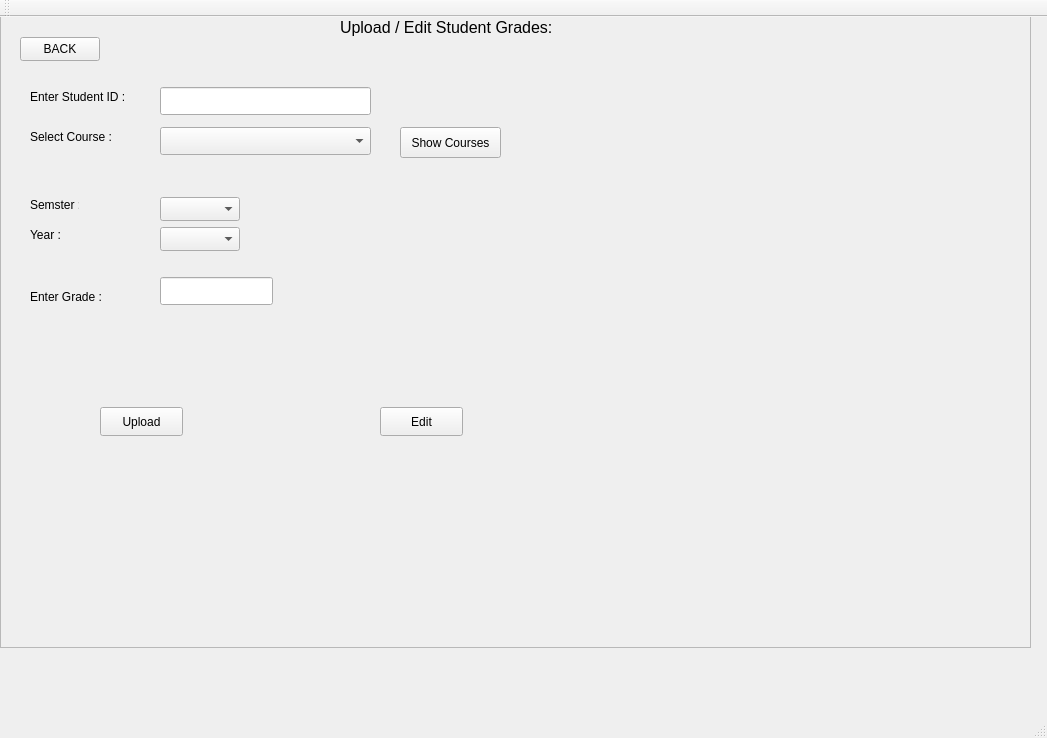
<?xml version="1.0" encoding="UTF-8"?>
<ui version="4.0">
 <class>UploadEditStudentGradesPageClass</class>
 <widget class="QMainWindow" name="UploadEditStudentGradesPageClass">
  <property name="geometry">
   <rect>
    <x>0</x>
    <y>0</y>
    <width>1047</width>
    <height>738</height>
   </rect>
  </property>
  <property name="windowTitle">
   <string>UploadEditStudentGradesPage</string>
  </property>
  <widget class="QWidget" name="centralWidget">
   <widget class="QFrame" name="frame">
    <property name="geometry">
     <rect>
      <x>0</x>
      <y>-20</y>
      <width>1031</width>
      <height>651</height>
     </rect>
    </property>
    <property name="frameShape">
     <enum>QFrame::Shape::StyledPanel</enum>
    </property>
    <property name="frameShadow">
     <enum>QFrame::Shadow::Raised</enum>
    </property>
    <widget class="QLabel" name="label">
     <property name="geometry">
      <rect>
       <x>340</x>
       <y>20</y>
       <width>211</width>
       <height>20</height>
      </rect>
     </property>
     <property name="font">
      <font>
       <pointsize>12</pointsize>
      </font>
     </property>
     <property name="text">
      <string>Upload / Edit Student Grades:</string>
     </property>
    </widget>
    <widget class="QLineEdit" name="UploadEditIDTextField">
     <property name="geometry">
      <rect>
       <x>160</x>
       <y>90</y>
       <width>211</width>
       <height>28</height>
      </rect>
     </property>
    </widget>
    <widget class="QLabel" name="label_2">
     <property name="geometry">
      <rect>
       <x>30</x>
       <y>90</y>
       <width>151</width>
       <height>20</height>
      </rect>
     </property>
     <property name="text">
      <string>Enter Student ID :  </string>
     </property>
    </widget>
    <widget class="QLabel" name="label_3">
     <property name="geometry">
      <rect>
       <x>30</x>
       <y>130</y>
       <width>101</width>
       <height>20</height>
      </rect>
     </property>
     <property name="text">
      <string>Select Course :</string>
     </property>
    </widget>
    <widget class="QComboBox" name="comboBoxCourse">
     <property name="geometry">
      <rect>
       <x>160</x>
       <y>130</y>
       <width>211</width>
       <height>28</height>
      </rect>
     </property>
    </widget>
    <widget class="QLabel" name="label_4">
     <property name="geometry">
      <rect>
       <x>30</x>
       <y>290</y>
       <width>81</width>
       <height>20</height>
      </rect>
     </property>
     <property name="text">
      <string>Enter Grade :</string>
     </property>
    </widget>
    <widget class="QLineEdit" name="UploadEditGradeTextField">
     <property name="geometry">
      <rect>
       <x>160</x>
       <y>280</y>
       <width>113</width>
       <height>28</height>
      </rect>
     </property>
    </widget>
    <widget class="QPushButton" name="UploadStudentGradeBtn">
     <property name="geometry">
      <rect>
       <x>100</x>
       <y>410</y>
       <width>83</width>
       <height>29</height>
      </rect>
     </property>
     <property name="text">
      <string>Upload</string>
     </property>
    </widget>
    <widget class="QPushButton" name="EditStudentGradeBtn">
     <property name="geometry">
      <rect>
       <x>380</x>
       <y>410</y>
       <width>83</width>
       <height>29</height>
      </rect>
     </property>
     <property name="text">
      <string>Edit</string>
     </property>
    </widget>
    <widget class="QPushButton" name="showCourses">
     <property name="geometry">
      <rect>
       <x>400</x>
       <y>130</y>
       <width>101</width>
       <height>31</height>
      </rect>
     </property>
     <property name="text">
      <string>Show Courses</string>
     </property>
    </widget>
    <widget class="QLabel" name="label_5">
     <property name="geometry">
      <rect>
       <x>30</x>
       <y>200</y>
       <width>49</width>
       <height>16</height>
      </rect>
     </property>
     <property name="text">
      <string>Semster :</string>
     </property>
    </widget>
    <widget class="QLabel" name="label_6">
     <property name="geometry">
      <rect>
       <x>30</x>
       <y>230</y>
       <width>49</width>
       <height>16</height>
      </rect>
     </property>
     <property name="text">
      <string>Year :</string>
     </property>
    </widget>
    <widget class="QComboBox" name="SemstersComboBox">
     <property name="geometry">
      <rect>
       <x>160</x>
       <y>200</y>
       <width>80</width>
       <height>24</height>
      </rect>
     </property>
    </widget>
    <widget class="QComboBox" name="yearsComboBox">
     <property name="geometry">
      <rect>
       <x>160</x>
       <y>230</y>
       <width>80</width>
       <height>24</height>
      </rect>
     </property>
    </widget>
   </widget>
   <widget class="QPushButton" name="BackPushBtn">
    <property name="geometry">
     <rect>
      <x>20</x>
      <y>20</y>
      <width>80</width>
      <height>24</height>
     </rect>
    </property>
    <property name="text">
     <string>BACK</string>
    </property>
   </widget>
  </widget>
  <widget class="QMenuBar" name="menuBar">
   <property name="geometry">
    <rect>
     <x>0</x>
     <y>0</y>
     <width>1047</width>
     <height>33</height>
    </rect>
   </property>
  </widget>
  <widget class="QToolBar" name="mainToolBar">
   <attribute name="toolBarArea">
    <enum>TopToolBarArea</enum>
   </attribute>
   <attribute name="toolBarBreak">
    <bool>false</bool>
   </attribute>
  </widget>
  <widget class="QStatusBar" name="statusBar"/>
 </widget>
 <layoutdefault spacing="6" margin="11"/>
 <resources/>
 <connections/>
</ui>
